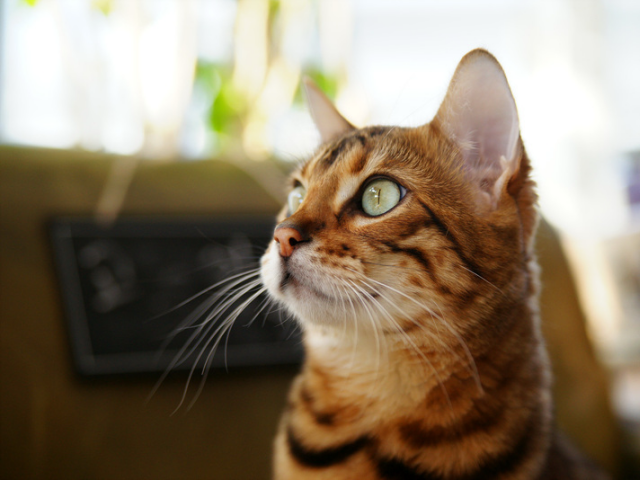
#> input picture open_06/cat.bmp, 640 x 480 px
$ python 9_translate.py
#> lines starting #> are read from the running program, lines starting #| are printed output that depends on the picture
'''
- 기하학적 변환

   - 영상을 구성하는 픽셀의 배치 구조를 변경함으로 전체 영상의 모양을 바꾸는 작업.

      영상을 이동시키거나, 기울이거나, 3D적으로 틀어준다거나 하는 작업

      은행권에서 신분증을 사진으로 찍을 때 -> 바르게 찍어지지 않음 -> 고로 기하학적 변환으로
      바르게 영상을 잡아주는 기술임.

 - 이동 변환(Translation Transformation)

      - 가로 또는 세로 방향으로 영상을 특정 크기만큼 이동시키는 작업
      - x축과 y축 방향으로의 이동 변위를 지정함. (좌표가 바뀜)

     - warpAffine(src, M, dsize, dst=None, flags=None, borderMode=None, borderValue=None)
        - src : 입력영상
        - M : 2x3어파인(공간) 변환 행렬, 실수형
        - dsize : 결과 영상 크기.   (w, h)튜플, (0, 0)이면 src와 같은 크기로 설정하겠다.
        - flags : 보간법. 기본값은 cv2.INTER_LINEAR
        - borderMode : 가장자리 픽셀 확장 방식, 기본값은 cv2.BORDER_CONSTANT
        - borderValue : cv2.BORDER_CONSTANT일 때 사용할 상수 값, 기본값은 0임.

[ [1, 0, 200],
   [0, 1, 100] ]

x' = x + a
y' = y + b

|  1  0  | [ x ]   + | a |
|  0  1  | [ y ]      | b |  ---> 곱셈으로 바꿈.

                | x |  <--  2x3어파인(공간) 변환 행렬만듬. --> aff가 처리해줌.
| 1 0 a |  *  | y |
| 0 1 b |     | 1 |   ---> 200, 100을 이동시킨 것임.
                              (x만큼, y만큼)
'''

import sys
import cv2
import numpy as np

src = cv2.imread('cat.bmp')
#> src is the input picture: shape (480, 640, 3); mean B, G, R 104.5, 125.6, 140.8
aff = np.array([[1,0,200],
          [0,1,100]], dtype=np.float32)
dst = cv2.warpAffine(src, aff, (0,0))
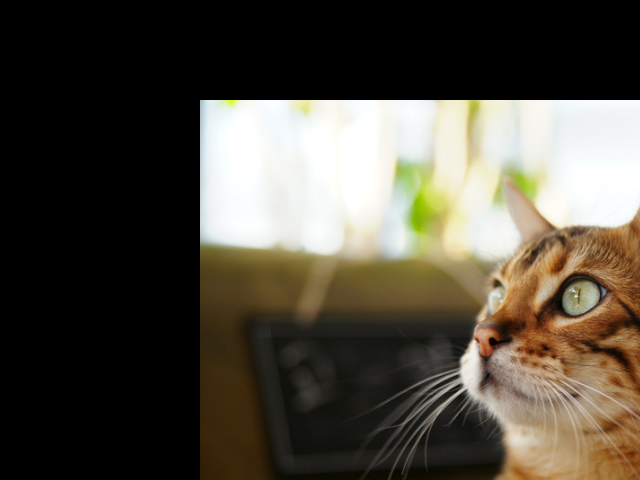
#> dst: shape (480, 640, 3); mean B, G, R 64.3, 75.4, 80.9

cv2.imshow('src', src)
cv2.imshow('dst',dst)
cv2.waitKey()
